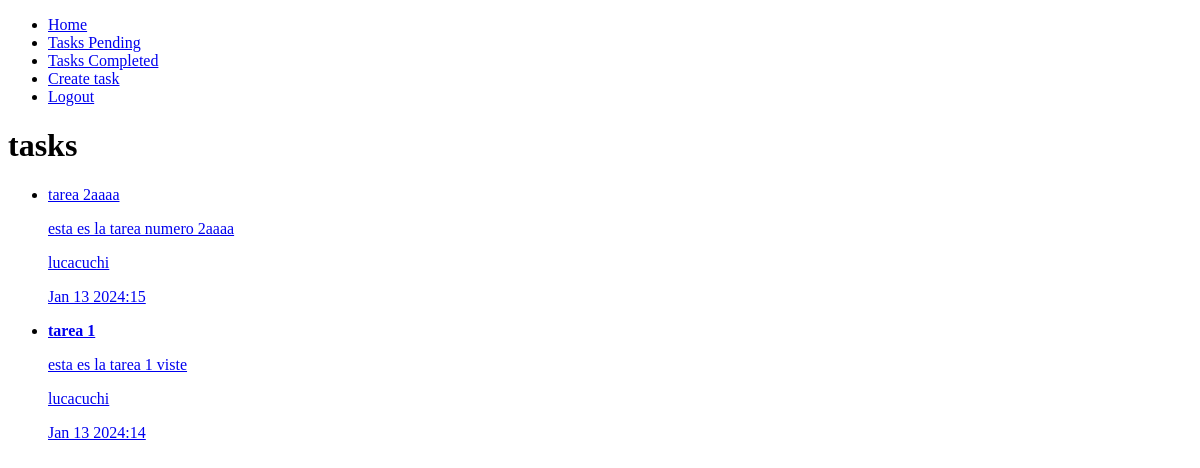
Before: /tasks_completed/ (signed in) with the older database file.
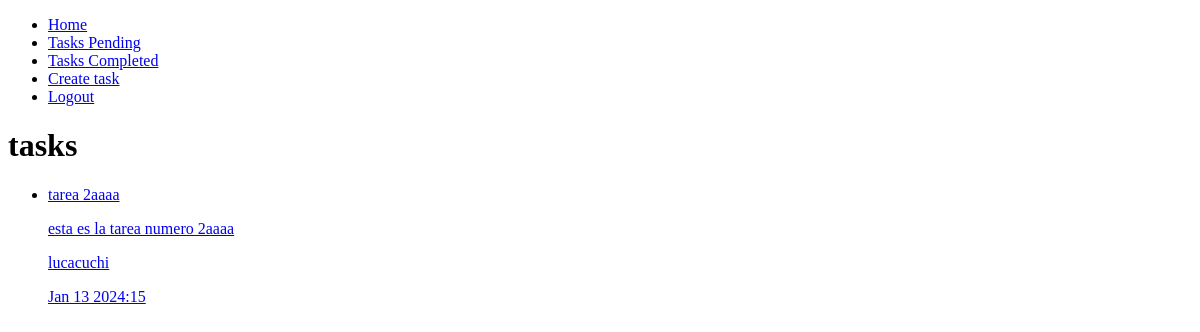
After: the same page with the newer database file.
### tasks/models.py (models this page shows, shortened)
class Task(models.Model):
    title = models.CharField(max_length=100)
    description = models.TextField(blank=True)
    created = models.DateTimeField(auto_now_add = True)
    date_completed = models.DateTimeField(null = True)
    important = models.BooleanField(default = False)
    user = models.ForeignKey(User, on_delete = models.CASCADE)

### tasks/views.py (the view)
# urls.py: path('tasks_completed/',views.tasks_completed, name='tasks_completed'),
@login_required
def tasks_completed(request):
    tasks = Task.objects.filter(user=request.user, date_completed__isnull=False).order_by('-date_completed')
    return render(request, 'tasks.html',{
        'tasks' : tasks
    })

### tasks/templates/tasks.html
{% extends 'base.html' %}
{% block content %}
<h1>tasks </h1>
<ul>
    {% for task in tasks%}
    <li>
        <a href="{% url 'task_detail' task.id %}">
            {% if task.important %}
                <strong>{{task.title}}</strong>
            {% else %}
                {{task.title}}
            {% endif %}
            <p>{{task.description}}</p>
            <p>{{task.user.username}}</p>
            <p>{{task.date_completed|date:'M j Y:i'}}</p>
        </a>
    </li>
    {% endfor %}
</ul>
{% endblock %}

### tasks/templates/base.html (shortened to what this page needs)
<!DOCTYPE html>
<html lang="en">
<head>
</head>
<body>
    <nav>
        <ul>
            <li>
                <a href="/">Home</a>
            </li>
            {% if user.is_authenticated %}
            <li>
                <a href="/tasks">Tasks Pending</a>
            </li>
            <li>
                <a href="/tasks_completed">Tasks Completed</a>
            </li>
            <li>
                <a href="/tasks/create/">Create task</a>
            </li>
            <li>
                <a href="/logout">Logout</a>
            </li>
            {% endif %}
        </ul>
    </nav>
    {% block content %}
    {% endblock %}
</body>
</html>

Changed rows visible on the page:
removed Task: title "tarea 1", description "esta es la tarea 1 viste", user.username "lucacuchi", date_completed "Jan 13 2024:14"
